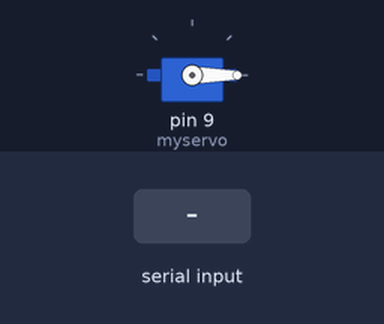
Simulated run of this sketch. Board: Arduino Uno, built with avr-gcc and run on an emulated ATmega328P. Shown: servo. The inputs (shaded band) are chosen by the test bench.

Above: at 1.2 s.
1.3 s: byte 30 received over Serial
At 2.1 s:
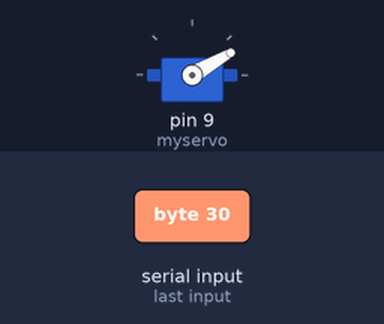
2.8 s: byte 90 received over Serial
At 3.2 s:
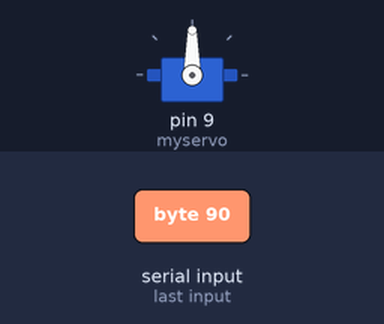
4.3 s: byte 120 received over Serial
At 5.6 s:
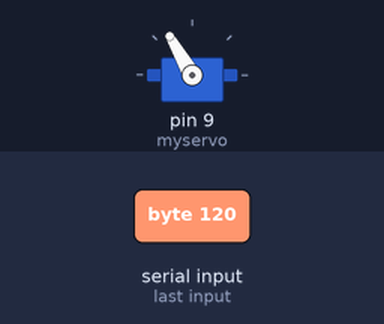
Timing chart, 0 to 7.3 s (numbered marks = the images above; inputs shaded):
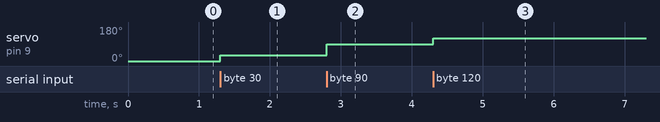

The sketch:

pokeInit.ino
```cpp
#include <Servo.h>

Servo myservo;
int pos = 0;

void setup()
{
  Serial.begin(9600);
  myservo.attach(9);
}

void loop()
{
  if(Serial.available()>0){
    pos = Serial.read();
  }

  myservo.write(pos);
  /*
  for(pos = 0; pos <= 90; pos +=5) // goes from 0 degrees to 180 degrees
  {                                  // in steps of 1 degree
    myservo.write(pos);              // tell servo to go to position in variable 'pos'
    delay(15);                       // waits 15ms for the servo to reach the position
  }
  for(pos = 90; pos>=0; pos-=5)     // goes from 180 degrees to 0 degrees
  {
    myservo.write(pos);              // tell servo to go to position in variable 'pos'
    delay(15);                       // waits 15ms for the servo to reach the position
  }
  */
}
```

Measured:
- after the input at 1.3 s, servo on pin 9 (myservo): 0° → 30° at once
- after the input at 2.8 s, servo on pin 9 (myservo): 30° → 90° at once
- after the input at 4.3 s, servo on pin 9 (myservo): 90° → 120° at once
